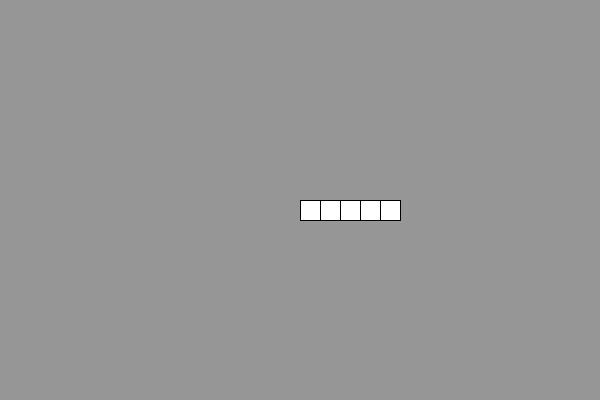
Frame 1 (no input)
Frame 60 (the mouse pressed at the canvas centre just before this capture): identical to frame 1, image omitted
Frame 120 (the mouse held since frame 60 and released just before this capture): identical to frame 1, image omitted

The Processing sketch that drew this single still picture (run headless with seeded random() and noise(); from frame 60 on, the mouse is pressed at the canvas centre):

// Processing sketch: cellArray
// ── cellArray.pde
Cell myCell;

Cell[] tissue;

float time = 0;

public void setup() {
  size(600, 400);
  background(150);
  
  tissue = new Cell[5];
  
  int xPosition = width/2;
  
  for(int i = 0; i < 5; i++){
    tissue[i] = new Cell(xPosition, height/2, 20, 20);
    xPosition = xPosition + 20;
  }
  
  //myCell = new Cell(width/2, height/2, 5, 5);
  
}

public void draw() {
  
 for(int i = 0; i < tissue.length; i++ )
  {   
    tissue[i].display();
  }
  
  
}
 
void mouseClicked(){
  for(int i = 0; i < tissue.length; i++ )
  {   
      tissue[i].despolarizacion();

  }
  
  
}

// ── cell.pde
/*
Cell class
Methods:
  vm
  deploraize
*/

class Cell {

  float alfa = .05;
  float Vm = 0;
  //position
  int x;
  int y;
  int w;
  int h;

 Cell(int tempX, int tempY, int tempW, int tempH){
   x = tempX;
   y = tempY;
   w = tempW;
   h = tempH;
 }
 
 public void display(){
    rect(x, y, w, h); 

 }
 
 public float potencialMembrana(){
       
    int Ko = 4;
    int Ki = 120; 
    int No = 145;
    int Ni = 15;
    
    Vm = (61.5 * log10((Ko + (alfa * No)) / (Ki + (alfa * Ni))) );
    println(Vm);
    return Vm;

 }
 
 public void despolarizacion(){
   
   if (alfa < 0.9){
     
    for (float x = 0.01; x < 4; x = x+0.001){
      alfa = 1 / (1 + exp(-x));
      
      fill(255,0,0);
      rect(x, y, w, h);
    };
  }
   else {
    alfa = 0.05;
    
      fill(255);
      rect(x, y, w, h);
  }
 
 }
 
  float log10 (float x) {
   return(log(x)/log(10));
  }

}
